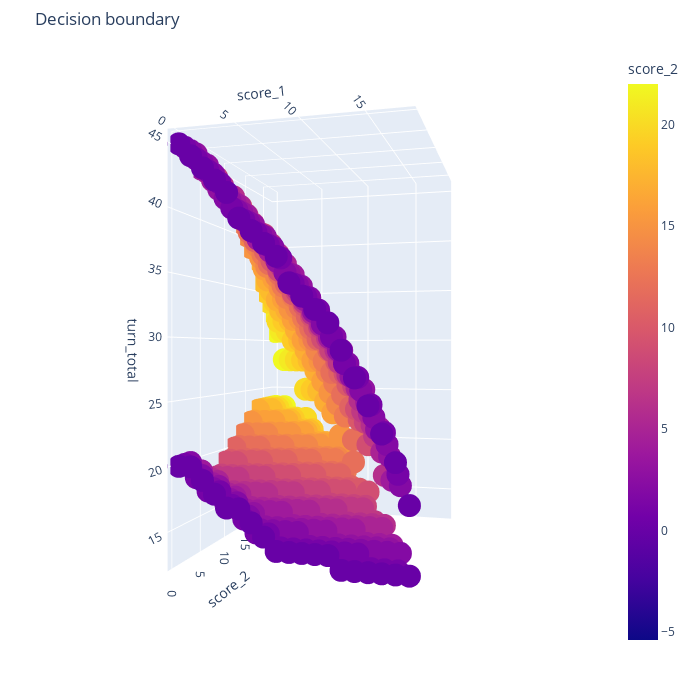

The code cell stored with this chart in its notebook:
### Markdown cell above
### 3d plot of the full decision boundary:

### Code cell
temp_flag = (decision_space['boundary_flag'] == 1)
boundary_space = decision_space[temp_flag].copy()

fig = px.scatter_3d(boundary_space, 
                    x='score_1',
                    y='score_2',
                    z='turn_total',
                    color='score_2',
                    color_continuous_midpoint=boundary_space['score_2'].mean(),
                    # size='turn_total',
                    # opacity=0.7
                    )
fig.update_layout(title='Decision boundary', autosize=False,
                  width=700, height=700,
                  margin=dict(l=50, r=50, b=50, t=50))
# following: https://plotly.com/python/3d-camera-controls/
camera = dict(
    # default values
    # up=dict(x=0, y=0, z=1),
    # center=dict(x=0, y=0, z=0),
    # eye=dict(x=1.25, y=1.25, z=1.25)
    # changed camera position:
    up=dict(x=0, y=0, z=1),
    center=dict(x=0, y=0, z=0),
    eye=dict(x=0.7, y=-2.5, z=0)
)
fig.update_layout(scene_camera=camera)
fig.show()

### Figure 1 — Plotly figure (JSON) as saved in the notebook; plotly's stock layout.template omitted (floating-point values rounded to 4 significant figures; data arrays with more than 128 entries replaced by an {"elided": "..."} marker saying what was removed)
{"data": [{"hovertemplate": "score_1=%{x}<br>score_2=%{marker.color}<br>turn_total=%{z}<extra></extra>", "legendgroup": "", "marker": {"color": {"elided": "544 int values"}, "coloraxis": "coloraxis", "symbol": "circle"}, "mode": "markers", "name": "", "scene": "scene", "showlegend": false, "type": "scatter3d", "x": {"elided": "544 int values"}, "y": {"elided": "544 int values"}, "z": {"elided": "544 int values"}}], "layout": {"autosize": false, "coloraxis": {"cmid": 8.301, "colorbar": {"title": {"text": "score_2"}}, "colorscale": [[0, "#0d0887"], [0.1111, "#46039f"], [0.2222, "#7201a8"], [0.3333, "#9c179e"], [0.4444, "#bd3786"], [0.5556, "#d8576b"], [0.6667, "#ed7953"], [0.7778, "#fb9f3a"], [0.8889, "#fdca26"], [1, "#f0f921"]]}, "height": 700, "legend": {"tracegroupgap": 0}, "margin": {"b": 50, "l": 50, "r": 50, "t": 50}, "scene": {"camera": {"center": {"x": 0, "y": 0, "z": 0}, "eye": {"x": 0.7, "y": -2.5, "z": 0}, "up": {"x": 0, "y": 0, "z": 1}}, "domain": {"x": [0, 1], "y": [0, 1]}, "xaxis": {"title": {"text": "score_1"}}, "yaxis": {"title": {"text": "score_2"}}, "zaxis": {"title": {"text": "turn_total"}}}, "title": {"text": "Decision boundary"}, "width": 700}}
